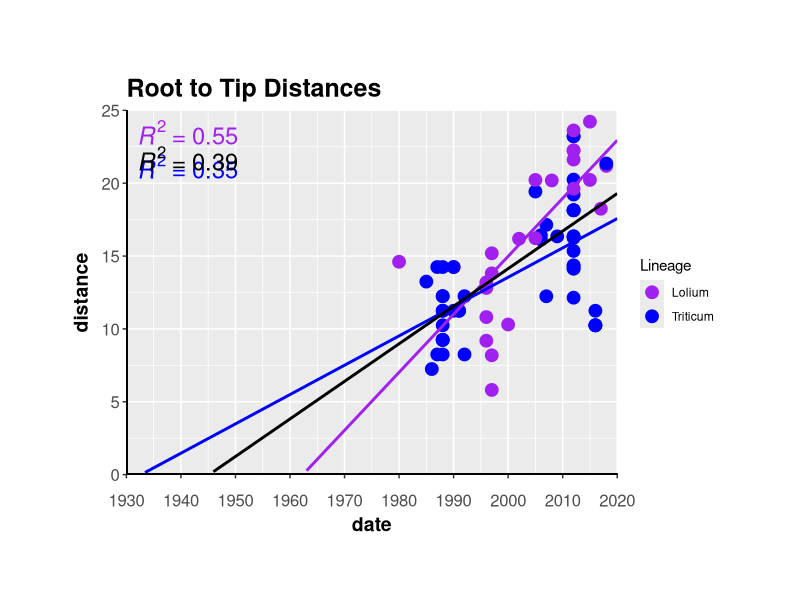
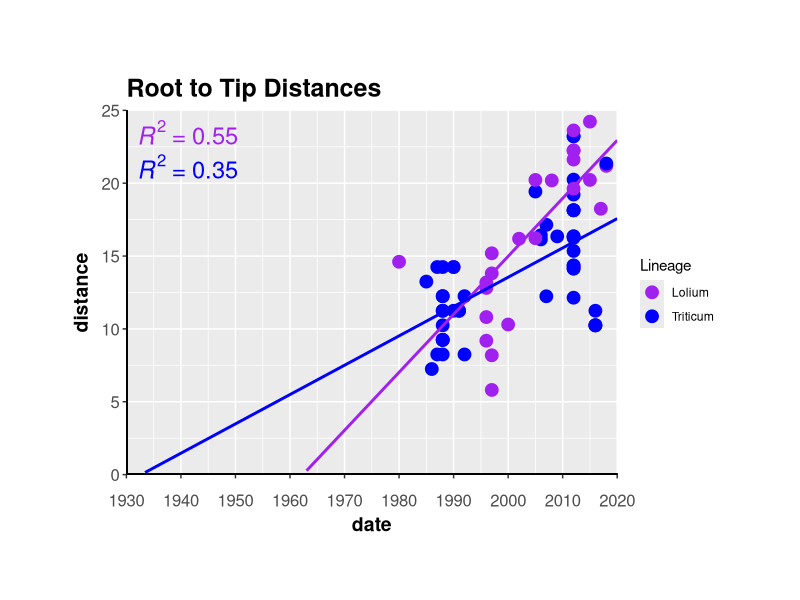

The R source for these figures, in order:
# Root-to-tip regression

library(ggplot2)
library(ggpubr)

df <- as.data.frame(read.table("Root-to-tip_data_lineages.txt", header = T))

rownames(df) <- sub('_.+$', '', df$tip)

myColors <-(c("purple", "blue"))


p <- ggplot(df, aes(x=date, y=distance, label = rownames(df))) + geom_point(aes(x=date, y=distance, col=lineage), size = 4) +
  geom_smooth(aes(x=date, y=distance, col=lineage), method="lm", se=FALSE, fullrange=TRUE, show.legend = FALSE) +
  stat_regline_equation(label.x=1932, aes(x=date, y=distance, col=lineage, label = ..rr.label..), size = 6, show.legend = FALSE) +
  ggtitle("Root to Tip Distances") +
  scale_color_manual(name = "Lineage", values = myColors, labels = c("Lolium", "Triticum")) +
  scale_x_continuous(expand = c(0, 0), limits=c(1930, 2020), breaks = c(1930, 1940, 1950, 1960, 1970, 1980, 1990, 2000, 2010, 2020)) +
  scale_y_continuous(expand = c(0, 0), limits=c(0, 25)) + 
  #geom_text(size = 2) +
  theme(plot.title = element_text(size = 18, face = "bold"),
        axis.text.x=element_text(size=12, vjust=-2),
        axis.text.y=element_text(size=12),
        axis.title.x=element_text(size = 14, face = "bold", vjust = -2),
        axis.title.y=element_text(size = 14, face = "bold", vjust = 2),
        plot.margin = margin(2,2,2,2, "cm")) +
  geom_segment(aes(x=1930,y=0,xend=2020,yend=0), color = "black") +
  geom_segment(aes(x=1930,y=0,xend=1930,yend=25), color = "black")

p + geom_smooth(aes(x=date, y=distance), color = "black", method="lm", se=FALSE, fullrange=TRUE, show.legend = FALSE) +
  stat_regline_equation(label.x=1932, label.y=21.7, aes(x=date, y=distance, label = ..rr.label..), size = 6, show.legend = FALSE)
  print (p)

    